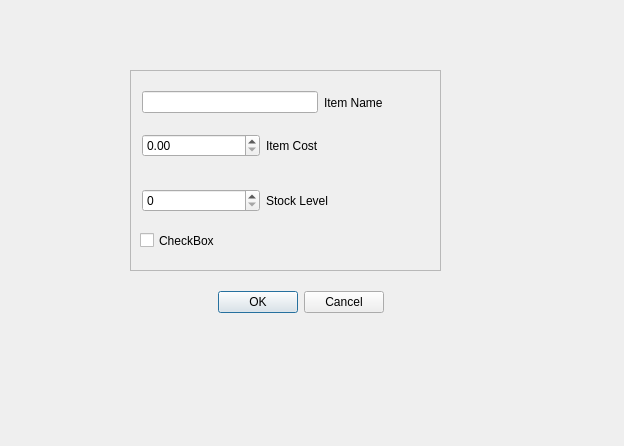
<?xml version="1.0" encoding="UTF-8"?>
<ui version="4.0">
 <class>EditItemDialog</class>
 <widget class="QDialog" name="EditItemDialog">
  <property name="geometry">
   <rect>
    <x>0</x>
    <y>0</y>
    <width>624</width>
    <height>446</height>
   </rect>
  </property>
  <property name="windowTitle">
   <string>Dialog</string>
  </property>
  <widget class="QWidget" name="layoutWidget">
   <property name="geometry">
    <rect>
     <x>170</x>
     <y>290</y>
     <width>214</width>
     <height>24</height>
    </rect>
   </property>
   <layout class="QHBoxLayout" name="horizontalLayout">
    <item>
     <widget class="QDialogButtonBox" name="buttonBox">
      <property name="orientation">
       <enum>Qt::Horizontal</enum>
      </property>
      <property name="standardButtons">
       <set>QDialogButtonBox::Cancel|QDialogButtonBox::Ok</set>
      </property>
     </widget>
    </item>
   </layout>
  </widget>
  <widget class="QFrame" name="frame">
   <property name="geometry">
    <rect>
     <x>130</x>
     <y>70</y>
     <width>311</width>
     <height>201</height>
    </rect>
   </property>
   <property name="frameShape">
    <enum>QFrame::StyledPanel</enum>
   </property>
   <property name="frameShadow">
    <enum>QFrame::Raised</enum>
   </property>
   <widget class="QCheckBox" name="reorder">
    <property name="geometry">
     <rect>
      <x>10</x>
      <y>150</y>
      <width>111</width>
      <height>41</height>
     </rect>
    </property>
    <property name="text">
     <string>CheckBox</string>
    </property>
   </widget>
   <widget class="QWidget" name="layoutWidget">
    <property name="geometry">
     <rect>
      <x>12</x>
      <y>12</y>
      <width>241</width>
      <height>41</height>
     </rect>
    </property>
    <layout class="QHBoxLayout" name="horizontalLayout_2">
     <item>
      <widget class="QLineEdit" name="name"/>
     </item>
     <item>
      <widget class="QLabel" name="label">
       <property name="text">
        <string>Item Name</string>
       </property>
      </widget>
     </item>
    </layout>
   </widget>
   <widget class="QWidget" name="layoutWidget">
    <property name="geometry">
     <rect>
      <x>12</x>
      <y>50</y>
      <width>241</width>
      <height>51</height>
     </rect>
    </property>
    <layout class="QHBoxLayout" name="horizontalLayout_3">
     <item>
      <widget class="QDoubleSpinBox" name="unitCost"/>
     </item>
     <item>
      <widget class="QLabel" name="label_2">
       <property name="text">
        <string>Item Cost</string>
       </property>
      </widget>
     </item>
    </layout>
   </widget>
   <widget class="QWidget" name="layoutWidget">
    <property name="geometry">
     <rect>
      <x>12</x>
      <y>110</y>
      <width>241</width>
      <height>41</height>
     </rect>
    </property>
    <layout class="QHBoxLayout" name="horizontalLayout_4">
     <item>
      <widget class="QSpinBox" name="stockLevel"/>
     </item>
     <item>
      <widget class="QLabel" name="label_3">
       <property name="text">
        <string>Stock Level</string>
       </property>
      </widget>
     </item>
    </layout>
   </widget>
  </widget>
 </widget>
 <resources/>
 <connections>
  <connection>
   <sender>buttonBox</sender>
   <signal>accepted()</signal>
   <receiver>EditItemDialog</receiver>
   <slot>accept()</slot>
   <hints>
    <hint type="sourcelabel">
     <x>248</x>
     <y>254</y>
    </hint>
    <hint type="destinationlabel">
     <x>157</x>
     <y>274</y>
    </hint>
   </hints>
  </connection>
  <connection>
   <sender>buttonBox</sender>
   <signal>rejected()</signal>
   <receiver>EditItemDialog</receiver>
   <slot>reject()</slot>
   <hints>
    <hint type="sourcelabel">
     <x>316</x>
     <y>260</y>
    </hint>
    <hint type="destinationlabel">
     <x>286</x>
     <y>274</y>
    </hint>
   </hints>
  </connection>
 </connections>
</ui>
